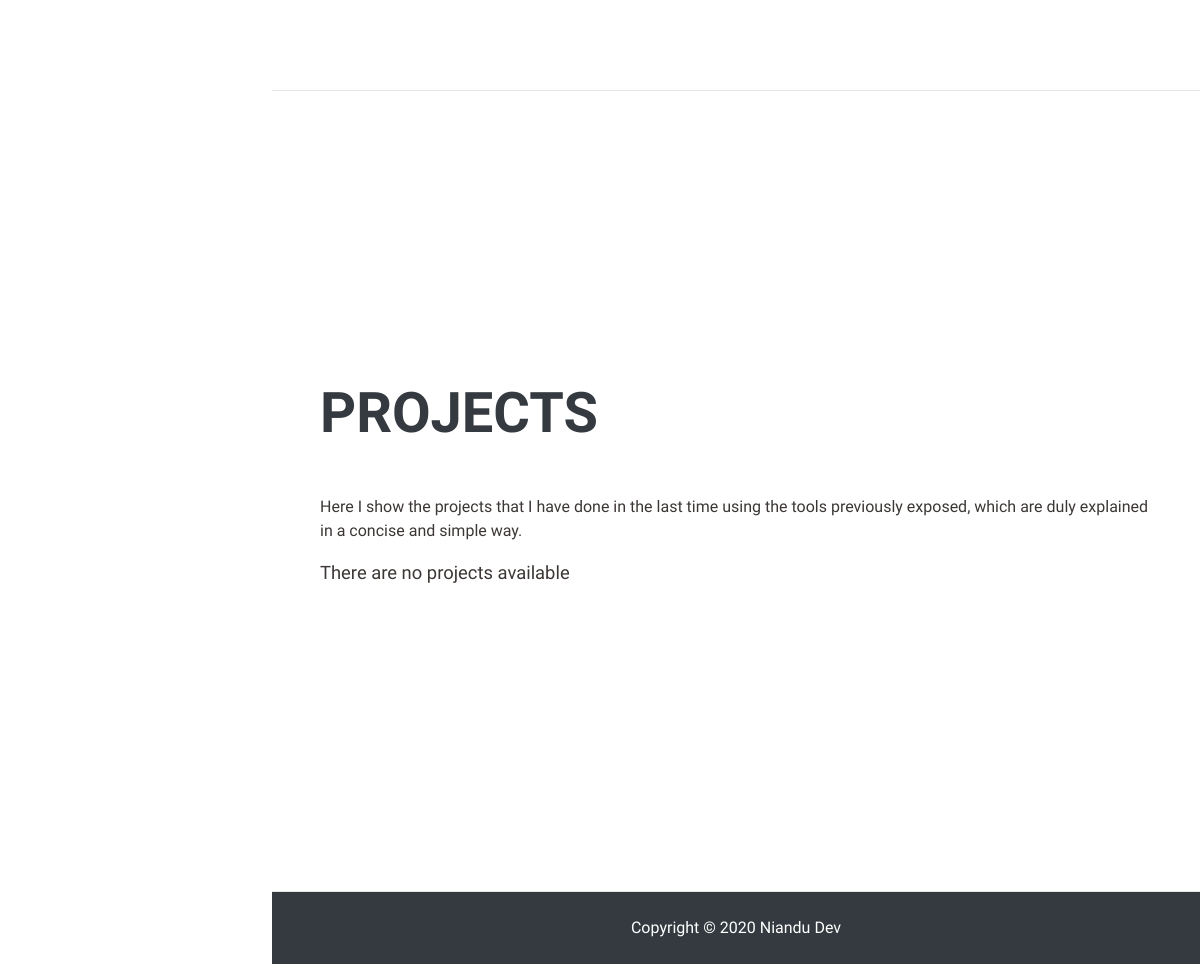
Before: / (lower part) with the older database file.
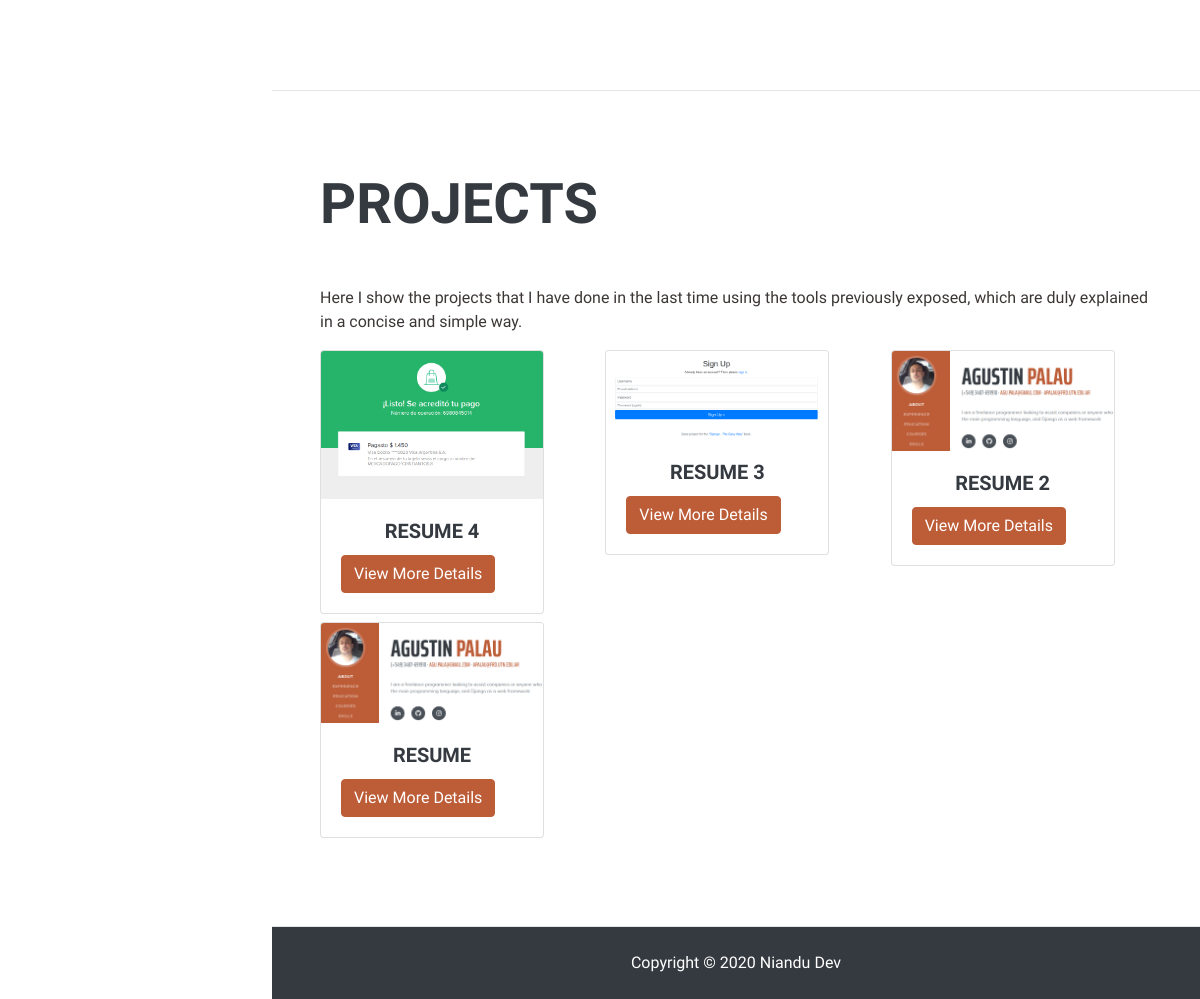
After: the same page with the newer database file.
### portfolio/models.py (models this page shows, shortened)
class Project(models.Model):
    title = models.CharField(verbose_name="Title", max_length=200)
    description = RichTextField(verbose_name="Description", default="")
    technologies = models.ManyToManyField(Technology, verbose_name="Tecnologies", blank=True, default='')
    image = models.ImageField(verbose_name="Image", upload_to="images", default="", blank=True)
    image_thumbnail = ImageSpecField(
        source="image",
        processors=[ResizeToFill(350, 200)],
        format='JPEG',
        options={'quality': 60},
    )
    web_link = models.URLField(verbose_name="Web Link", blank=True, default='',max_length=200)
    github_link = models.URLField(verbose_name="Github Link", blank=True, default='', max_length=200)
    created = models.DateTimeField(verbose_name="Created", auto_now_add=True)
    updated = models.DateTimeField(verbose_name="Updated", auto_now=True)
    class Meta:
        verbose_name = "Project"
        verbose_name_plural = "Projects"
        ordering = ["-created"]

### portfolio/views.py (the view)
# urls.py: path('', views.index, name="index"),
def index(request):
    projects = Project.objects.all()
    context = {
        'projects': projects,
    }
    return render(request, "portfolio/index.html", context)

### portfolio/templates/portfolio/index.html (shortened to what this page needs)
{% extends 'base/base.html' %}
{% block content %}
    <section class="resume-section" id="projects">
        <div class="resume-section-content">
            <h2 class="mb-5">Projects</h2>
            <p>Here I show the projects that I have done in the last time using the tools previously exposed, which are duly explained in a concise and simple way.</p>
            {% if projects %}
                <div class="row">
                    {% for project in projects %}
                        <div class="col-sm-6 col-md-4 mb-2 mx-left">
                            <div class="card" style="width: 14rem;">
                                <img class="card-img-top" src="{{ project.image_thumbnail.url }}" alt="Card image cap">
                                <div class="card-body">
                                    <h5 class="card-title text-center">{{ project.title }}</h5>
                                    <button type="button" class="btn btn-primary" data-toggle="modal" data-target="#project-{{project.id}}">View More Details</button>
                                </div>
                            </div>
                        </div>
                    {% endfor %}
                </div>
            {% else %}
                <p class="lead">There are no projects available</p>
            {% endif %}
        </div>
    </section>
{% endblock content %}

### base/templates/base/base.html (shortened to what this page needs)
{% load static %}
<!DOCTYPE html>
<html lang="en">
    <head>
        <link href="{% static 'base/css/styles.css' %}" rel="stylesheet" />
    </head>
    <body id="page-top">
        <div class="container-fluid p-0">
            <section class="resume-section" id="skills">
            </section>
            <hr class="m-0" />
            {% block content %}{% endblock content %}
        </div>
        <footer class="py-4 bg-dark text-white text-center" id="main-footer">
            Copyright &copy; <span id="year"></span> Niandu Dev
        </footer>
    </body>
</html>

Changed rows visible on the page:
added Project: image_thumbnail (picture), title "RESUME 4"
added Project: image_thumbnail (picture), title "RESUME 3"
added Project: image_thumbnail (picture), title "RESUME 2"
added Project: image_thumbnail (picture), title "RESUME"
Other visible differences:
text no longer shown: "There are no projects available"
